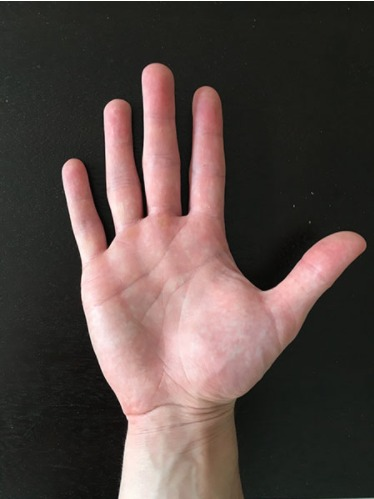
#> input picture hand_palm.jpeg, 374 x 499 px, found by its file name
$ python extreme_point.py
#> lines starting #> are read from the running program, lines starting #| are printed output that depends on the picture; after the words box and inside, x2 and y2 are one past the last pixel; in counts of white or black regions, pixels touching at a corner belong together
import cv2
import numpy as np


image = cv2.imread('hand_palm.jpeg')
#> image is the input picture: shape (499, 374, 3); mean B, G, R 67.3, 71, 85.1
gray = cv2.cvtColor(image ,cv2.COLOR_BGR2GRAY)
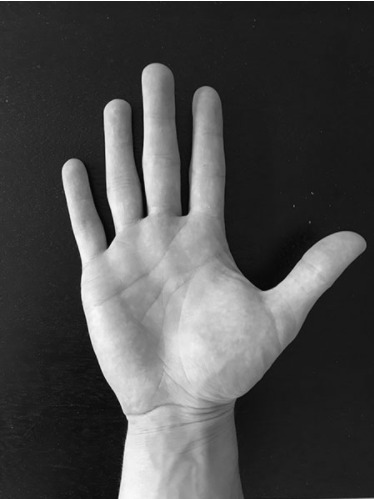
#> gray: shape (499, 374); min 1, max 255, mean 74.8
gray = cv2.GaussianBlur(gray ,(5 ,5) ,0)

retr ,thresh = cv2.threshold(gray ,45 ,255 ,cv2.THRESH_BINARY)
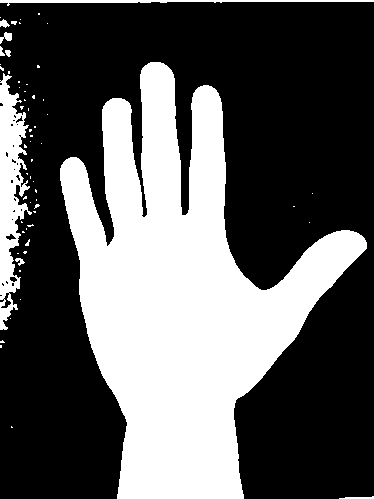
#> thresh: shape (499, 374); 36.4% white; 61 white regions (52 under 20 px), largest, box (x1, y1, x2, y2) and area: (60, 62, 367, 499) 62296, (0, 73, 32, 330) 4231, (0, 0, 374, 6) 914
eroded = cv2.erode(thresh ,None ,iterations = 2)
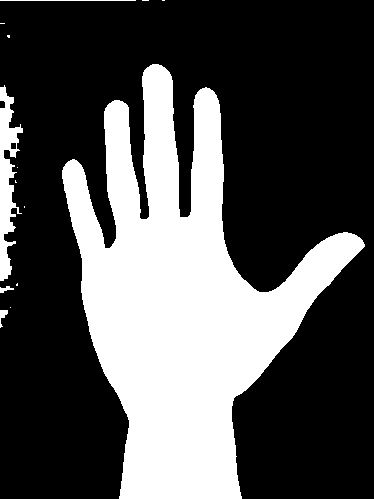
#> eroded: shape (499, 374); 32.3% white; 14 white regions (9 under 20 px), largest, box (x1, y1, x2, y2) and area: (62, 64, 365, 499) 57794, (0, 85, 23, 281) 2233, (0, 0, 136, 1) 136, (0, 310, 8, 328) 68, (0, 286, 14, 293) 52
dilate = cv2.dilate(eroded ,None ,iterations = 2 )
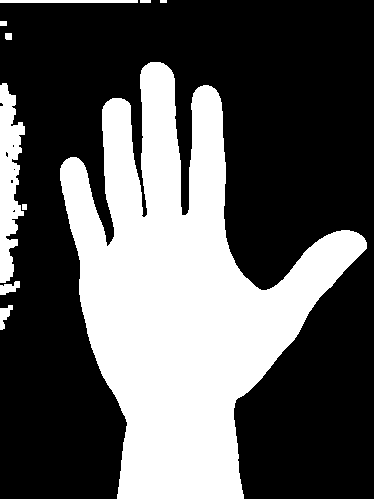
#> dilate: shape (499, 374); 35.6% white; 10 white regions

contours ,heirarchy = cv2.findContours(dilate.copy() ,cv2.RETR_EXTERNAL ,cv2.CHAIN_APPROX_SIMPLE)
#> contours = 10 contours, 1 with area under 20; largest, box (x1, y1, x2, y2) and area: (60, 62, 367, 499) 61343, (0, 83, 25, 283) 2942, (0, 0, 138, 3) 274, (0, 281, 20, 295) 141, (0, 305, 13, 330) 138

c = max(contours ,key = cv2.contourArea)
#> c = contour of 590 points, box (x1, y1, x2, y2) (60, 62, 367, 499), area 61343

extremeLeft  = tuple(c[c[: ,: ,0].argmin()][0])
#> extremeLeft = (60, 168)
extremeRight = tuple(c[c[: ,: ,0].argmax()][0])
#> extremeRight = (366, 248)
extremeNorth = tuple(c[c[: ,: ,1].argmax()][0])
#> extremeNorth = (117, 498)
extremeSouth = tuple(c[c[: ,: ,1].argmin()][0])
#> extremeSouth = (150, 62)

cv2.drawContours(image ,[c] ,-1 ,(0 ,255 ,255) ,2)
cv2.circle(image ,extremeLeft ,7 ,(0 ,0 ,255) ,-1)
cv2.circle(image ,extremeRight ,7 ,(0 ,255 ,0) ,-1)
cv2.circle(image ,extremeNorth ,7 ,(255 ,0, 0) ,-1)
#> image: shape (499, 374, 3); mean B, G, R 65.4, 77.8, 91.1
cv2.circle(image ,extremeSouth ,7 ,(255 ,255 ,0) ,-1)
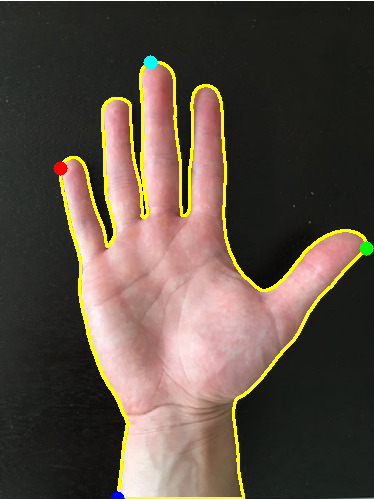
#> image: shape (499, 374, 3); mean B, G, R 65.5, 77.9, 91

cv2.imshow("extreme points" ,image)
cv2.waitKey(0)

$ run again, with color_detect.jpeg copied over hand_palm.jpeg
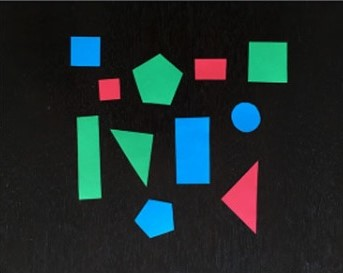
#> input picture color_detect.jpeg, 343 x 273 px, found by its file name
#> image is the input picture: shape (273, 343, 3); mean B, G, R 43.8, 43.2, 29.8
#> `retr ,thresh = cv2.threshold(gray ,45 ,255 ,cv2.THRESH_BINARY)`:
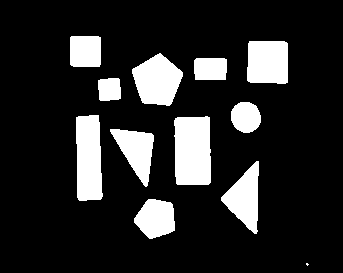
#> thresh: shape (273, 343); 16% white; 12 white regions (1 under 20 px), largest, box (x1, y1, x2, y2) and area: (174, 116, 211, 185) 2410, (76, 115, 103, 201) 2052, (132, 53, 183, 106) 1849
#> eroded: shape (273, 343); 12.2% white; 11 white regions, largest, box (x1, y1, x2, y2) and area: (176, 119, 209, 183) 1997, (78, 117, 100, 199) 1616, (134, 56, 181, 103) 1451
#> dilate: shape (273, 343); 15.9% white; 11 white regions
#> contours = 11 contours; largest, box (x1, y1, x2, y2) and area: (174, 117, 211, 185) 2301, (76, 115, 102, 201) 1942, (132, 54, 183, 105) 1770, (247, 41, 288, 84) 1616, (222, 163, 259, 232) 1408
#> c = contour of 16 points, box (x1, y1, x2, y2) (174, 117, 211, 185), area 2301
#> extremeLeft = (174, 120)
#> extremeRight = (210, 182)
#> extremeNorth = (177, 184)
#> extremeSouth = (177, 117)
#> `cv2.circle(image ,extremeSouth ,7 ,(255 ,255 ,0) ,-1)`:
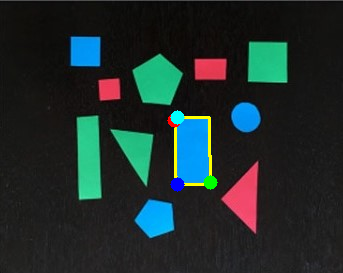
#> image: shape (273, 343, 3); mean B, G, R 43.6, 44.5, 31.1
